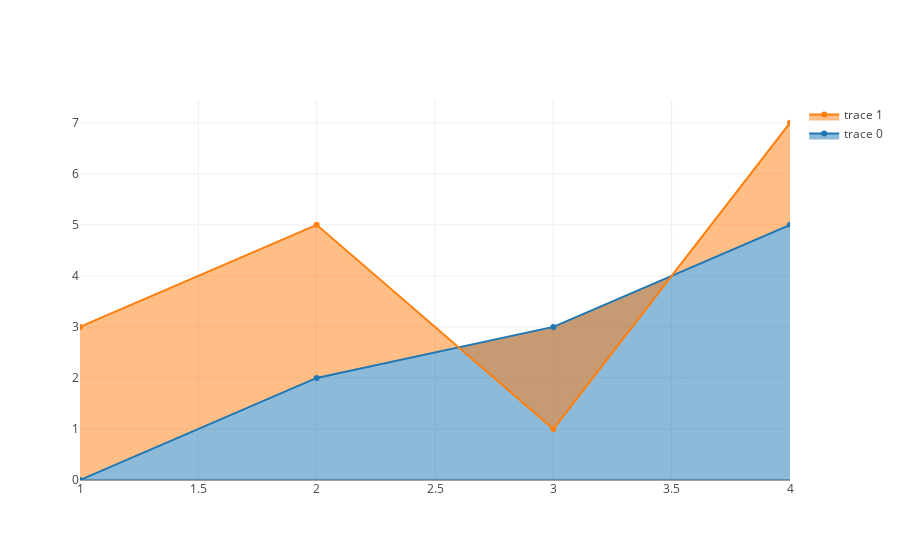

This figure's notebook cell:
### Markdown cell above
# Basic Overlaid Area Chart

### Code cell
trace0 = go.Scatter(
    x=[1, 2, 3, 4],
    y=[0, 2, 3, 5],
    fill='tozeroy'
)
trace1 = go.Scatter(
    x=[1, 2, 3, 4],
    y=[3, 5, 1, 7],
    fill='tonexty'
)

data = [trace0, trace1]
plotly.offline.iplot(data, filename='basic-area')

### Figure 1 — Plotly figure (JSON) as saved in the notebook; plotly's stock layout.template omitted (floating-point values rounded to 4 significant figures)
{"data": [{"fill": "tozeroy", "type": "scatter", "uid": "a5b6d2af-3e06-4f68-a830-9b304a15fe51", "x": [1, 2, 3, 4], "y": [0, 2, 3, 5]}, {"fill": "tonexty", "type": "scatter", "uid": "734d4ac9-7fc1-498d-882b-0cfa4180cce2", "x": [1, 2, 3, 4], "y": [3, 5, 1, 7]}], "layout": {}}
